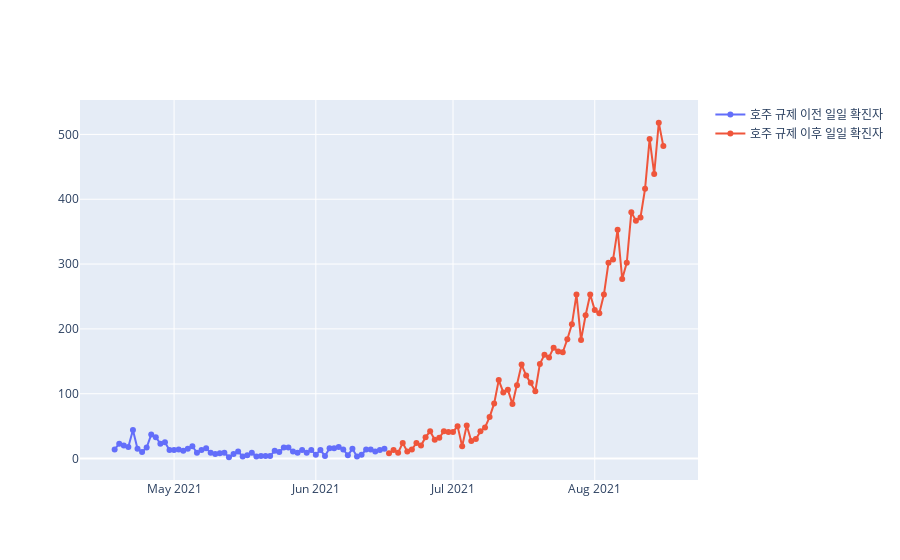

Notebook source saved alongside this figure:
### Code cell
fig = go.Figure()
fig.add_trace(go.Scatter(x=Australia_bc['date'], y=Australia_bc['new_cases'],
                    mode='lines+markers',
                    name='호주 규제 이전 일일 확진자'))
fig.add_trace(go.Scatter(x=Australia_ac['date'], y=Australia_ac['new_cases'],
                    mode='lines+markers',
                    name='호주 규제 이후 일일 확진자'))
fig.show()
